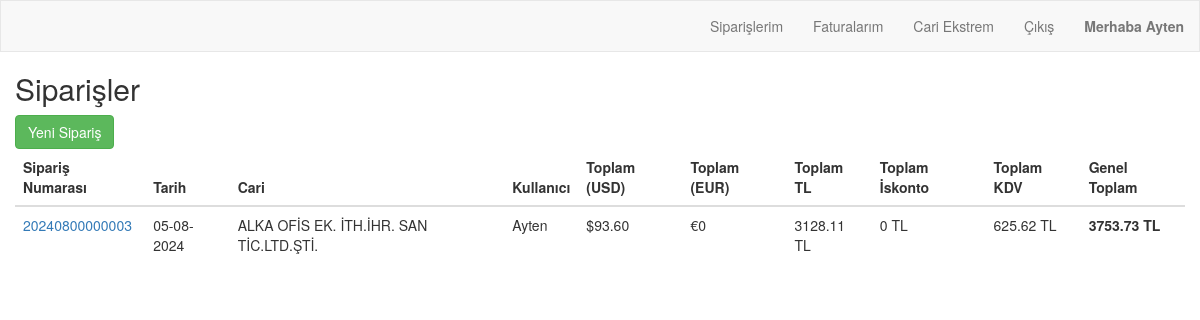
Before: /order/customer/user_order_list/ (signed in) with the older database file.
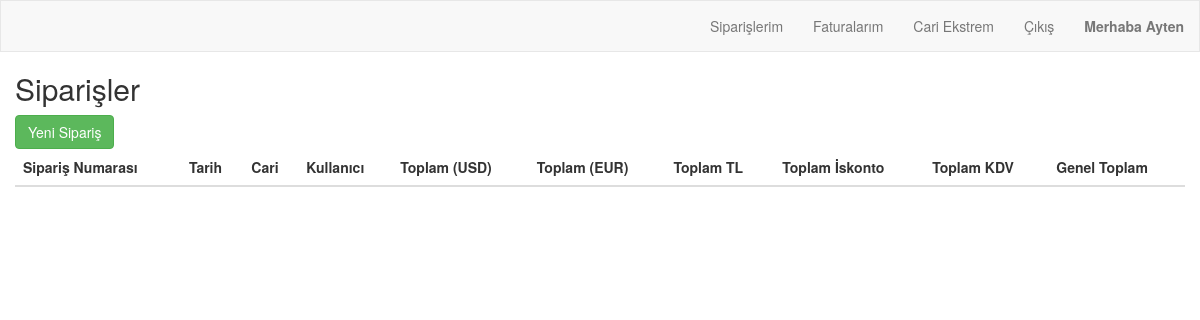
After: the same page with the newer database file.
### order/models.py (models this page shows, shortened)
class Order(models.Model):
    order_number = models.CharField(max_length=20, unique=True, blank=True)
    customer = models.ForeignKey(Customer, on_delete=models.PROTECT, related_name="customer_orders")
    date = models.DateTimeField(auto_now_add=True)
    user = models.ForeignKey(User, on_delete=models.CASCADE, related_name="user_orders")
    is_billed = models.BooleanField(default=False)

class Customer(models.Model):
    user = models.ForeignKey(User, on_delete=models.CASCADE, related_name="user_customers",blank=True,null=True)
    customerCode = models.CharField(max_length=50)
    companyName = models.CharField(max_length=50)
    taxOffice = models.CharField(max_length=50)
    tax_number = models.CharField(max_length=50, blank=True)
    name = models.CharField(max_length=50, blank=True)
    middleName = models.CharField(max_length=50, blank=True)
    surname = models.CharField(max_length=50, blank=True)
    city = models.CharField(max_length=50)
    district = models.CharField(max_length=50)
    adress = models.CharField(max_length=250, blank=True)
    shipping_adress=models.CharField(max_length=250, blank=True)
    country = models.CharField(max_length=50, blank=True, default="Türkiye")
    email = models.EmailField(blank=True)
    telephone = models.CharField(max_length=11, blank=True)
    customerType = models.CharField(max_length=50, blank=True)
    contactPerson = models.CharField(max_length=50, blank=True)
    E_invoice=models.BooleanField(default=True)
    def __str__(self):
        return self.companyName

### order/views.py (the view)
# urls.py: path('customer/user_order_list/', views.user_order_list, name='user_order_list'),
@login_required
def user_order_list(request):
    if request.method == 'POST':
        order_id = request.POST.get('order_id')
        order = get_object_or_404(Order, id=order_id)
        order.delete()
        return redirect('order:order_list')
    orders = Order.objects.all().order_by('-date')
    orders_with_totals = []
    for order in orders:
        total_amount_usd = 0
        total_amount_eur = 0
        total_amount_tl = 0
        total_tax = 0
        total_discount=0
        for item in order.order_items.all():
            product = item.product
            if item.discount_rate == 0:
                price_in_tl = item.price * item.quantity * item.currency_rate
                discount=0
            else:
                price_in_tl = item.price *(100-item.discount_rate)/100 * item.quantity * item.currency_rate
                discount=(item.price * item.quantity * item.currency_rate)-(item.price *(100-item.discount_rate)/100 * item.quantity * item.currency_rate)
            product_tax = price_in_tl * product.tax / 100
            if str(product.currency) == 'USD':
                total_amount_usd += item.price * item.quantity
            else:  # Assuming it's EUR if not USD
                total_amount_eur += item.price * item.quantity
            total_amount_tl += price_in_tl
            total_tax += product_tax
            total_discount+=discount
        total_amount_tl = round(total_amount_tl, 2)
        total_amount_eur = round(total_amount_eur, 2)
        total_amount_usd=round(total_amount_usd, 2)
        total_discount=round(total_discount, 2)
        total_tax = round(total_tax, 2)
        grand_total = total_amount_tl + total_tax
        orders_with_totals.append({
            'order': order,
            'total_amount_usd': round(total_amount_usd, 2),
            'total_amount_eur': total_amount_eur,
            'total_amount_tl': total_amount_tl,
            'total_discount':total_discount,
            'total_tax': total_tax,
            'grand_total': grand_total,
            'order_date': order.date.strftime('%d-%m-%Y'),  # Adding the order date
        })
    return render(request, 'order/user_order_list.html', {'orders_with_totals': orders_with_totals})

### order/models.py (called while the page is built)
    def __str__(self):
        return self.currency

### order/Templates/order/user_order_list.html
{% extends "order/navbar.html" %}
{% block content %}
<body>
    <h2>Siparişler</h2>
    <a href="{% url 'order:user_order' %}" class="btn btn-success mb-2">Yeni Sipariş</a>
    <table class="table">
        <thead>
            <tr>
                <th>Sipariş Numarası</th>
                <th>Tarih</th>
                <th>Cari</th>
                <th>Kullanıcı</th>
                <th>Toplam (USD)</th>
                <th>Toplam (EUR)</th>
                <th>Toplam TL</th>
                <th>Toplam İskonto</th>
                <th>Toplam KDV</th>
                <th>Genel Toplam</th>
            </tr>
        </thead>
        <tbody>
            {% for order_with_total in orders_with_totals %}
            {%if order_with_total.order.is_billed == False %}
            {%if order_with_total.order.customer.user == request.user%}
            <tr>
                <td><a href="{% url 'order:order_detail' order_with_total.order.order_number %}">{{ order_with_total.order.order_number }}</a></td>
                <td>{{ order_with_total.order_date }}</td>
                <td>{{ order_with_total.order.customer }}</td>
                <td>{{ order_with_total.order.user.username }}</td>
                <td>${{ order_with_total.total_amount_usd }}</td>
                <td>€{{ order_with_total.total_amount_eur }}</td>
                <td>{{ order_with_total.total_amount_tl }} TL</td>
                <td>{{ order_with_total.total_discount }} TL</td>
                <td>{{ order_with_total.total_tax }} TL</td>
                <td><b>{{ order_with_total.grand_total }} TL</b></td>
            </tr>
            {% endif %}
            {% endif %}
            {% endfor %}
        </tbody>
    </table>
</body>
{% endblock %}

Changed rows visible on the page:
removed Order: order.order_number "20240800000003", order_date "05-08-2024", order.customer "ALKA OFİS EK. İTH.İHR. SAN TİC.LTD.ŞTİ.", order.user.username "Ayten", total_amount_usd "93.60", total_amount_eur "0", total_amount_tl "3128.11", total_discount "0", total_tax "625.62", grand_total "3753.73"
